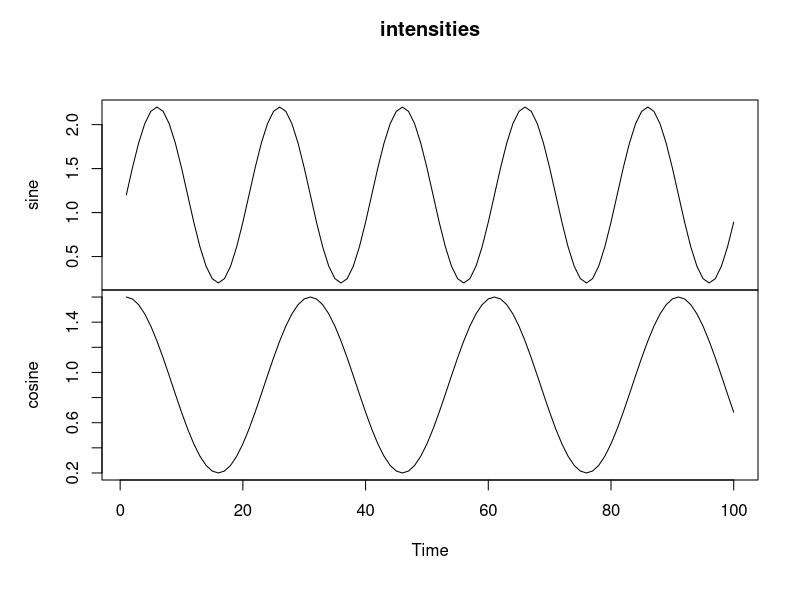
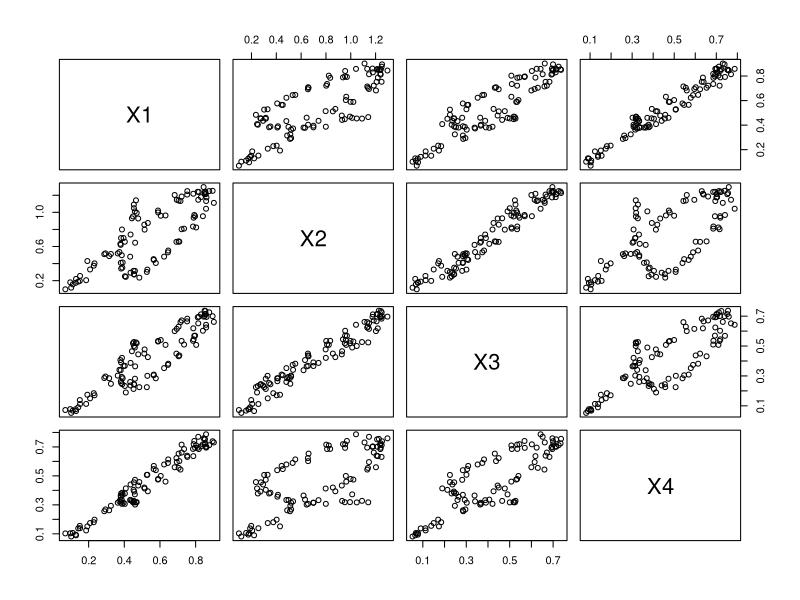
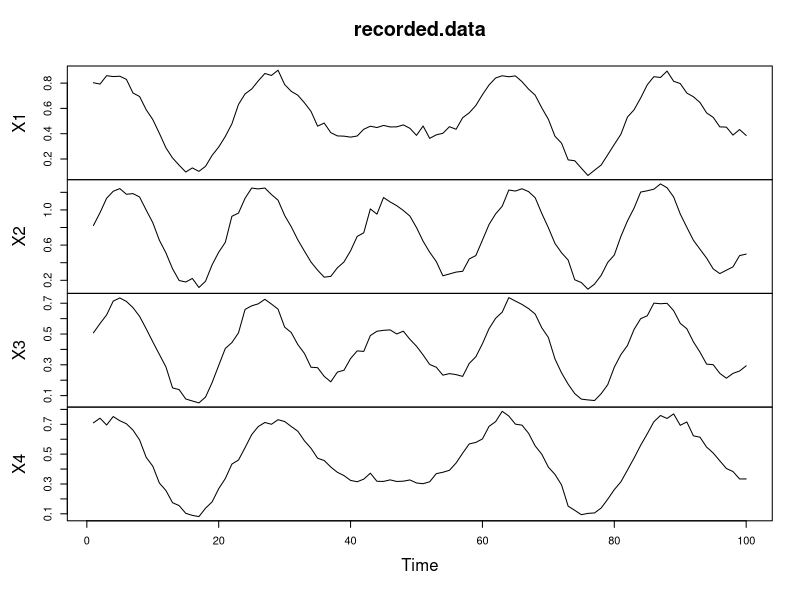
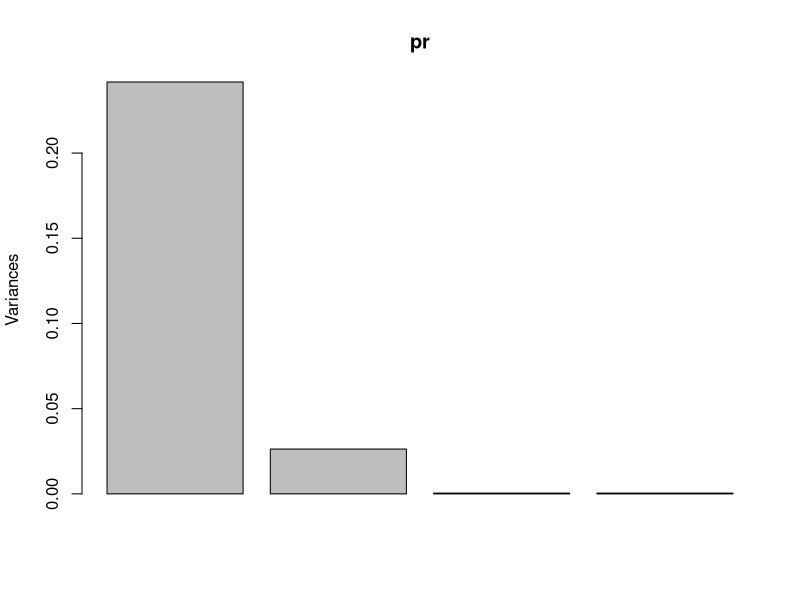
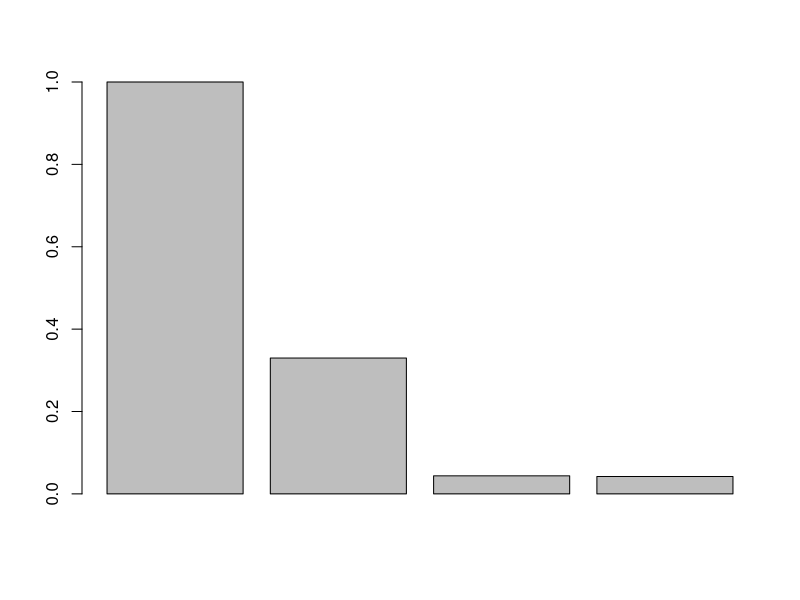
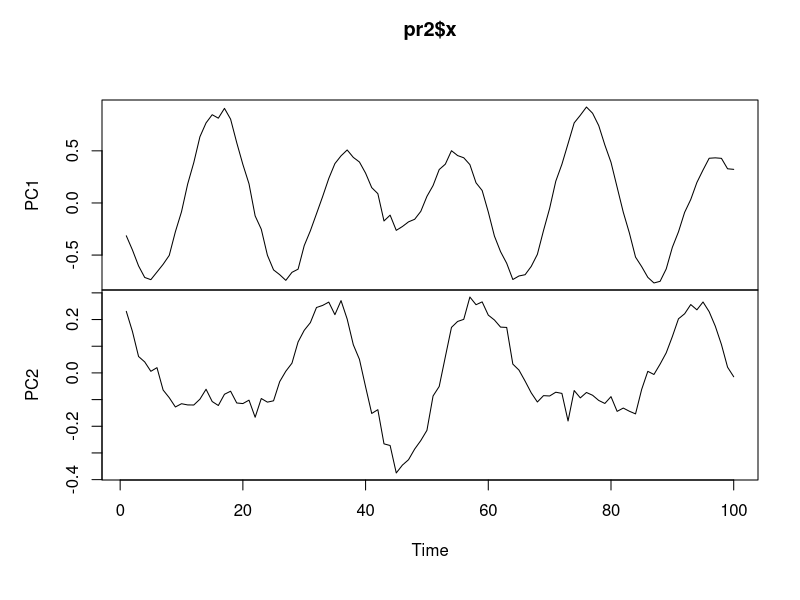
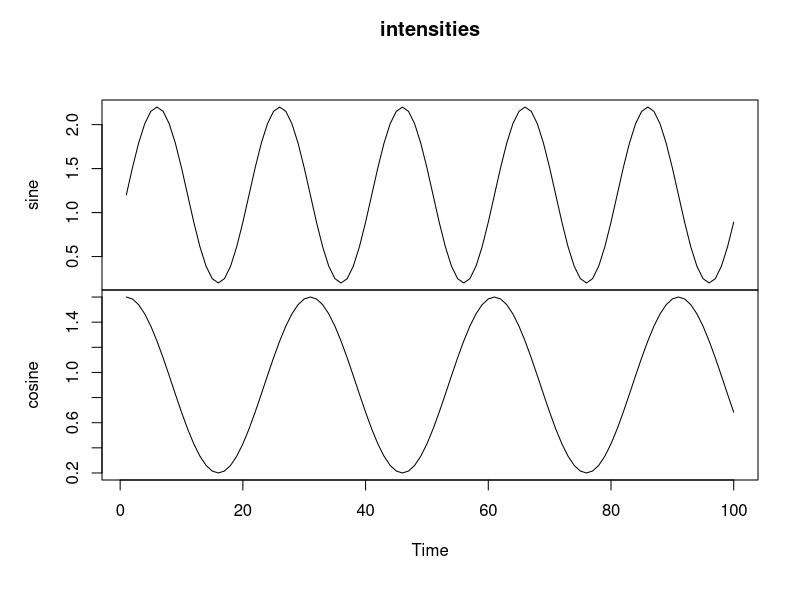
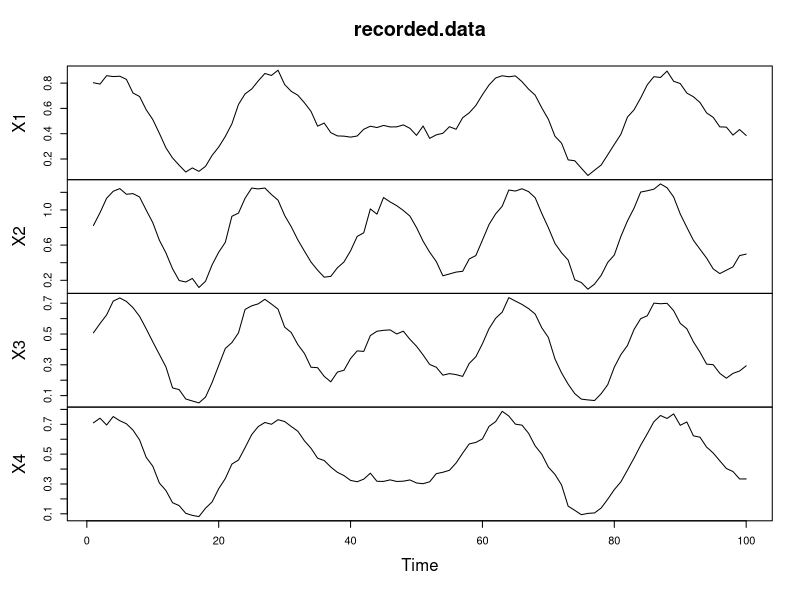

Source code (R) for these figures, in order:
# This tutorial illustrates PCA, ICA and LDA

# In this example there are four light recorders and two light sources
recorders <- data.frame("X"=c(0,0,1,1), "Y" = c(0,1,1,0), row.names=c("A", "B","C","D"))
locs <- data.frame("X"=c(.3,.5),"Y"=c(.8,.2))
intensities <- data.frame("sine"=sin(0:99*(pi/10))+1.2,
"cosine"= .7*cos(0:99*(pi/15))+.9)

# We can plot this data frame as two time series
plot.ts(intensities)

# Now, we are going to generate "recorded" data
dists <- matrix(nrow=dim(locs)[1], ncol=dim(recorders)[1],
dimnames <- list(NULL, row.names(recorders)))
for (i in 1:dim(dists)[2]) {
	dists[,i]=sqrt((locs$X-recorders$X[i])^2 + (locs$Y-recorders$Y[i])^2)
}
recorded.data <- data.frame(as.matrix(intensities)%*%
matrix(data=exp(-2*as.numeric(dists)), nrow=dim(locs)[1], ncol=dim(recorders)[1]))

recorded.data <- as.data.frame(apply(recorded.data,2,FUN=function(x)
	{sdx=sd(x, na.rm=TRUE);
	noise=rnorm(length(x),0,sdx/10);
	return(x+noise)}
	))
	
# Let's take a look at it.

plot(recorded.data)
round(cor(recorded.data),2)

# We can also plot is as a time-series
plot.ts(recorded.data)

# Lines 33 to 57 for 205
#Calculate PCA by hand...
Xoriginal<-t(as.matrix(recorded.data))
# Center the data so that the mean of each row is 0
rm<-rowMeans(Xoriginal)
X<-Xoriginal-matrix(rep(rm, dim(Xoriginal)[2]), nrow=dim(Xoriginal)[1])
# Calculate P, whose rows are the eigenvectors of XXT

# A is the covariance matrix but note that it is not normalized by n-1
A<-X %*% t(X)

# Also you can get it directly
(Adirect = cov(recorded.data))
(A/(dim(X)[2]-1))

E<-eigen(A,TRUE)

# P is the transpose of the eigenvectors.
P<-t(E$vectors)
# Find the new data and standard deviations of the principal components
# The principal components are the rows of P.
# Standard deviations are the square root of variances, which can be read off
# the diagonal of the covariance matrix of PX.
newdata <- P %*% X

# Here we are recovering the eigenvalues
sdev <- sqrt(diag((1/(dim(X)[2]-1)* P %*% A %*% t(P))))

# This is also equal to
(sqrt(E$values)/sqrt(dim(X)[2]-1))
# We can also calculate the principal componnents using R functions
pr=prcomp(recorded.data)
pr

# This plots the variance explained by each pc
plot(pr)  

# Let's plot the normalized standard deviation explained by each PC
barplot(pr$sdev/pr$sdev[1])

# You can also set a tolerance value to select PCA that explain a certain fraction of the variance.
pr2=prcomp(recorded.data, tol=.1)
plot.ts(pr2$x)  # x are the coefficients of the pca
plot.ts(intensities)    #how do they compare to the int?
plot.ts(recorded.data)  #how do they compare to the recorded data?

# We can also obtain reconstructions of the data using only some of the pca

# Here is a reconstruction using all PCs
od=pr$x %*% t(pr$rotation)
#now we are going back tot he original space, either with all of the PCs or just with the first two (below)
# Here is the reconstruction using the first two PCs
od2=pr2$x %*% t(pr2$rotation)

# Let's plot the reconstructions on different graphs
plot.ts(od)
plot.ts(od2)
#you can see that it is verrrry slightly less accurate, but not much less accurate

#WE HAD MADE THE ASSUMPTION THAT thi was multivariate normal, but this was inaccurate
#

# Let's try ICA
library(fastICA)
a <- fastICA(recorded.data, 2, alg.typ = "parallel", fun = "logcosh", alpha = 1, 
             method = "C", row.norm = FALSE, maxit = 200, 
             tol = 0.0001, verbose = TRUE) #set it to only two variables based on the PCA analysis

plot.ts(a$S)
plot.ts(intensities)
#does a much better job extracting the unerlying features becuase lacks the asumptions

# We are now also going to look at linear discriminant analysis or MANOVA 
# The R function is called lda() and it is found in the MASS package
library(MASS)
library(car)

# the iris data has information on the morphology of three types of irises.. Can you tell the species apart from this morphology?

Iris <- data.frame(rbind(iris3[,,1], iris3[,,2], iris3[,,3]),
                    Sp = rep(c("s","c","v"), rep(50,3)))
#taking half of this data only
train <- sample(1:150, 75)
#checking if things are ablanced well between species in the random sample
table(Iris$Sp[train])

# Let's perform a discriminant function analysis
#what is the species based on everything else?
#making a uniform prior, and creating it with the training dataset alone
z <- lda(Sp ~ ., Iris, prior = c(1,1,1)/3, subset = train)
#tells you that there are two new axes - they maximize the 
#betwen cov matrix/ within cov matrix
#maximize separation between groups, and can see how much seperation
#is explained by each of the dimensions
#also note that LDA only shows you the ones which are significant - 
#there are likely more (4) which didn't meet
# that threshold

#remeber - this means two axes on which the groups are seperated, not the same
#as having just two groups
z
#based on coefficients:
#LDA1, eg is .69*sepal leng + 1.6 * sepal w, + -1.8*pelal l + -2.8* petal w

((z$svd)**2)
#this is the variance explained by lda1 and lda 2 respectively, more or less?
#he said maybe
#square of that gives you the eigen values, but don't need to go into too many details

# we can plot the results
scatterplot(Sepal.L. ~ Sepal.W. | Sp, data = Iris)
#can see that groups seperate well, but there is lots of correlation. So LDA 1 might be a negtive slope line through 
#all 3

plot(z) #shows where all of the things you are plotting
#fall on each of these linear discriminants
#you can see here quite clearly that most of the 
#seperation is due to ld1 - while ld2 might be slithgly
#changing things, it doesn't change it very much
plot(z, dimen=1, type='both')
#shows where the groups fall along LDA 1, demonstrates how good the seperation is

# We can do a manova
#does the same thing, but the syntax is flipped - ie put the four in first, then Sp
z.man  <- manova( cbind(Sepal.L., Sepal.W., Petal.L., Petal.W.) ~ Sp, data = Iris)
s.z.man  <- summary(z.man, test = 'Wilks')
#this tells you that it is significant, and you can indeed seperate the groups
#does not tell the number of groups as far as we can tell, tho it must tell us that
#we do not know how to get at it
#in general, just use LDA - it is the more modern way to do things

# And get predictions for the data that we did not use
preds = predict(z, Iris[-train, ])$class
actual = Iris$Sp[-train]

#2/73 incorrect
table(preds==actual)/sum(table(preds==actual))
#this is wayyyy above chance
#same as prop table, not sure why i did it like that 

#THIS IS PROBABLY SOMETHING WE WILL DO ON OUR FINAL - WHAT IS PERCENT CORRECT ON THE CROSS VALIDATION 

#correct detection - model says yes, and it is yes (true positive)
#false positive = false positive

############
#
# EXERCISE HERE!
#
# Below here is the work that I did during/directly after section
#this is correct, I just left the second part for reference
############
data('biopsy')
biopsy_clean = biopsy
#Set up biopsy data
biopsy = biopsy[,-which(names(biopsy)=="ID")] #remove ID variable
set.seed(1)
#Get rid of NAs
biopsy = na.omit(biopsy)
head(biopsy)
#set up train with 80%
percent_train = .8
train = sample(1:nrow(biopsy),floor(nrow(biopsy)*percent_train), replace=FALSE)

z = lda(class~., biopsy[train,]) #default prior is just the observed probability in the data
z # just one discriminator

plot(z)

#not important, but here it is
#manova(cbind(V1,V2,V3,V4,V5,V6,V7,V8,V9)~class, data=biopsy[train,])

#Now we make predictions for the test set
preds = predict(z, biopsy[-train,])$class
actual = biopsy[-train,]$class

#Here is one way to do it
#3% of the time (3 cases) our prediction didn't match the actual
prop.table(table(preds == actual))
#there were no false positives, or 0%
prop.table(table(preds=="malignant" & actual=="benign"))
#there were three false negatives, or 3% of all predictions
prop.table(table(preds=="benign" & actual=="malignant"))

#Here is the way I like better, from section
res = rep(NA,length(preds))
res[preds=="benign" & actual=="benign"] = "TN"
res[preds=="benign" & actual=="malignant"] = "FN"
res[preds=="malignant" & actual=="malignant"] = "TP"
res[preds=="malignant" & actual=="benign"] = "FP"

table(res)
prop.table(table(res))
#2.1% false neg, 69% true neg, 28% true positive plus decimals

#sensitivity TP/TP+FN
sum(res=="TP")/(sum(res=="TP") + sum(res=="FN"))
#92%

#sepcificity TN/TN+FP
sum(res=="TN")/(sum(res=="TN") + sum(res=="FP"))
#again, 1

#Do an ROC Curve
require(pROC)
lda_pred = predict(z, biopsy[-train, ], type="prob")
biopsy$binary_response <- as.numeric(biopsy$class) - 1
lda_test_roc <- roc(binary_response ~ lda_pred$x, data = biopsy[-train, ], ci = TRUE)
# there turns out to be an extremely uninteresting
# ROC curve for this function
plot(lda_test_roc)


#

#
#
#
#
#
#
#
#
#
#
#

#
#
#
#
#
#
#
#

#
#
#
#
#

#
#
#
#
#
#
#
#
#
#
#

############
# Below here is the work that I did before section
#*~*~*~Ignore all this, this is just the difft method I used~**~*~*~*
############

# Exercise 1
# Look at the biopsy data which has morphological data on tumors.  THere are 9 measurements
# V1 clump thickness.
# V2 uniformity of cell size.
# V3 uniformity of cell shape.
# V4 marginal adhesion.
# V5 single epithelial cell size.
# V6 bare nuclei (16 values are missing).
# V7 bland chromatin.
# V8 normal nucleoli.
# V9 mitoses

head(biopsy)
#rename the class variable
colnames(biopsy)[11] = "type"

################################################
#1A  Perform a MANOVA (same as lda) on this data.
#1B Use 80% of the data for training and 20% for testing.
################################################
#for the ROC curve later on
require(pROC)
#nrow(biopsy)*.8
#699-560
#consistent with this tutorial
train = sample(1:699, 560)

#LDA, as above
z2 <- lda(type ~ V1+V2+V3+V4+V5+V6+V7+V8+V9, biopsy, prior = c(1,1)/2, subset = train, na.action=na.omit) #flat prior
((z2$svd)**2)
plot(z2)
plot(z2, dimen=1, type='both')

(z2)

#MANOVA, as above
z.man2  <- manova( cbind(V1, V2, V3, V4, V5, V6, V7, V8, V9) ~ type, data = biopsy)
s.z.man2  <- summary(z.man2, test = 'Wilks')
s.z.man2


################################################
#1C How many discriminant functions do you find? 
################################################
#According to the above, just one. 
(z2)
#Coefficients of linear discriminants:
#  LD1
#V1  0.29919042
#V2 -0.09667894
#V3  0.16569551
#V4  0.02626229
#V5  0.04988401
#V6  0.29355705
#V7  0.14153760
#V8  0.10249069
#V9  0.21542708

prop = z2$svd^2/sum(z2$svd^2)
prop
#sort of meaningless with just one discriminant function

################################################
#1D How well can you predict the class for the testing data? 
# (give a percent of correct detection and of false positives)
################################################

z2_hat = predict(z2, biopsy[-train, ])$class

z2_real = biopsy$type[-train]


prop.table(table(z2_hat))
#benign malignant 
#0.7293233 0.2706767 
prop.table(table(z2_real))
#benign malignant 
#0.705036  0.294964 

#93% of the time we correctly predicted the type
correct_detection = (z2_hat==z2_real)
sum(correct_detection[!is.na(correct_detection)])/length(correct_detection)

#0% of the time are there false positives
false_positive = (z2_hat=="malignant" & z2_real=="benign")
sum(false_positive[!is.na(false_positive)])/length(false_positive)

#However, there were 6 missing variables in the predict
#function, which could account for this error

#####################
# #Make an ROC curve just to see what happens
######################

lda_pred = predict(z2, biopsy[-train, ], type="prob")

biopsy$binary_response <- as.numeric(biopsy$type) - 1
lda_test_roc <- roc(binary_response ~ lda_pred$x, data = biopsy[-train, ], ci = TRUE)
# there turns out to be an extremely uninteresting
# ROC curve for this function
plot(lda_test_roc)
